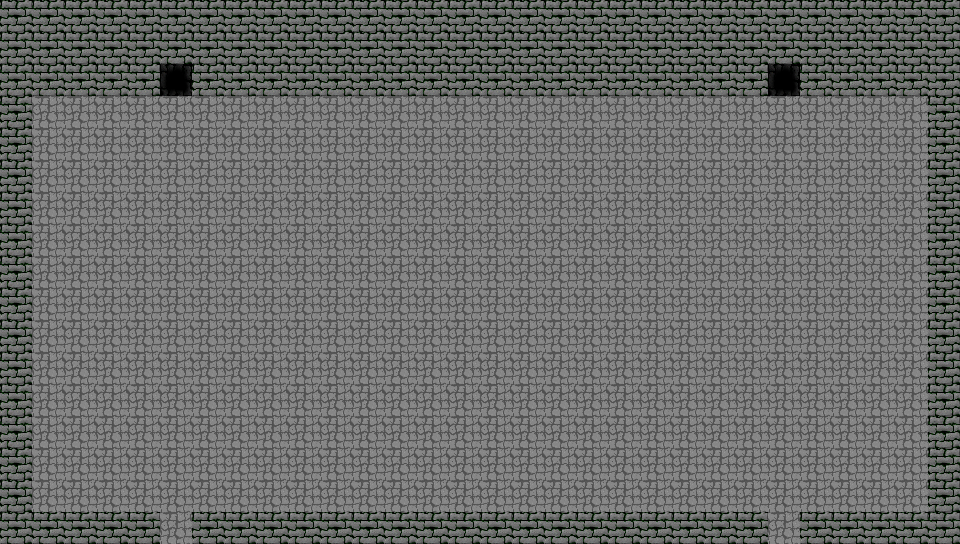

A level layout from a 2D game, rendered from its tile map. Below: a short description, then the map file with its tile-grid data intact:
An orthogonal 30x17 tile map with 32x32 px tiles, 1 tile layer (שכבת משבצות 1) and 80 objects (20x back, exit_to_compass_2, exit_to_compass_1).

<map version="1.0" tiledversion="1.0.2" orientation="orthogonal" renderorder="right-down" width="30" height="17" tilewidth="32" tileheight="32" nextobjectid="140">
 <tileset firstgid="1" name="rothens_tiles_2" tilewidth="32" tileheight="32" tilecount="28" columns="14">
  <image source="rothens_tiles_2.png" width="448" height="64" />
  <tile id="0">
   <objectgroup draworder="index">
    <object id="1" x="0" y="0" width="31.75" height="32.25" />
   </objectgroup>
  </tile>
 </tileset>
 <layer name="שכבת משבצות 1" width="30" height="17">
  <data encoding="csv">
1,1,1,1,1,1,1,1,1,1,1,1,1,1,1,1,1,1,1,1,1,1,1,1,1,1,1,1,1,1,
1,1,1,1,1,1,1,1,1,1,1,1,1,1,1,1,1,1,1,1,1,1,1,1,1,1,1,1,1,1,
1,1,1,1,1,5,1,1,1,1,1,1,1,1,1,1,1,1,1,1,1,1,1,1,5,1,1,1,1,1,
1,6,6,6,6,6,6,6,6,6,6,6,6,6,6,6,6,6,6,6,6,6,6,6,6,6,6,6,6,1,
1,6,6,6,6,6,6,6,6,6,6,6,6,6,6,6,6,6,6,6,6,6,6,6,6,6,6,6,6,1,
1,6,6,6,6,6,6,6,6,6,6,6,6,6,6,6,6,6,6,6,6,6,6,6,6,6,6,6,6,1,
1,6,6,6,6,6,6,6,6,6,6,6,6,6,6,6,6,6,6,6,6,6,6,6,6,6,6,6,6,1,
1,6,6,6,6,6,6,6,6,6,6,6,6,6,6,6,6,6,6,6,6,6,6,6,6,6,6,6,6,1,
1,6,6,6,6,6,6,6,6,6,6,6,6,6,6,6,6,6,6,6,6,6,6,6,6,6,6,6,6,1,
1,6,6,6,6,6,6,6,6,6,6,6,6,6,6,6,6,6,6,6,6,6,6,6,6,6,6,6,6,1,
1,6,6,6,6,6,6,6,6,6,6,6,6,6,6,6,6,6,6,6,6,6,6,6,6,6,6,6,6,1,
1,6,6,6,6,6,6,6,6,6,6,6,6,6,6,6,6,6,6,6,6,6,6,6,6,6,6,6,6,1,
1,6,6,6,6,6,6,6,6,6,6,6,6,6,6,6,6,6,6,6,6,6,6,6,6,6,6,6,6,1,
1,6,6,6,6,6,6,6,6,6,6,6,6,6,6,6,6,6,6,6,6,6,6,6,6,6,6,6,6,1,
1,6,6,6,6,6,6,6,6,6,6,6,6,6,6,6,6,6,6,6,6,6,6,6,6,6,6,6,6,1,
1,6,6,6,6,6,6,6,6,6,6,6,6,6,6,6,6,6,6,6,6,6,6,6,6,6,6,6,6,1,
1,1,1,1,1,6,1,1,1,1,1,1,1,1,1,1,1,1,1,1,1,1,1,1,6,1,1,1,1,1
</data>
 </layer>
 <objectgroup name="collisions">
  <object id="6" x="736" y="481.333" width="32" height="28" />
  <object id="9" x="577.333" y="416" width="316" height="33.3333" />
  <object id="10" x="513.333" y="449.333" width="29.3333" height="32" />
  <object id="11" x="512" y="384" width="29.3333" height="30.6667" />
  <object id="12" x="672" y="352" width="96" height="33.3333" />
  <object id="14" x="641.333" y="224" width="61.3333" height="32" />
  <object id="15" x="510.667" y="260.333" width="33.3333" height="26.6667" />
  <object id="17" x="509.333" y="190.667" width="32" height="33.3333" />
  <object id="18" x="544" y="128" width="34.6667" height="32" />
  <object id="19" x="417.333" y="190.667" width="32" height="30.6667" />
  <object id="20" x="416" y="258.667" width="30.6667" height="28" />
  <object id="21" x="477.333" y="158.667" width="32" height="32" />
  <object id="22" x="449.667" y="288" width="58.6667" height="32" />
  <object id="23" x="64" y="128" width="188" height="23" />
  <object id="24" x="672" y="97.3333" width="32" height="51.3333" />
  <object id="25" x="417.333" y="384" width="32" height="32" />
  <object id="26" x="416" y="449.333" width="32" height="32" />
  <object id="27" x="193.333" y="351.667" width="93.3333" height="33.3333" />
  <object id="28" x="258.667" y="223.333" width="60" height="32" />
  <object id="30" x="381.333" y="126.667" width="32" height="32" />
  <object id="31" x="706" y="126.667" width="188" height="21" />
  <object id="32" x="252.667" y="97" width="32" height="52.3333" />
  <object id="34" x="545.333" y="320" width="32" height="29.3333" />
  <object id="37" x="450.667" y="350.667" width="60" height="32" />
  <object id="38" x="576" y="224" width="32" height="29.3333" />
  <object id="39" x="350.667" y="225.333" width="32" height="29.3333" />
  <object id="40" x="449.333" y="97.3333" width="32" height="29.3333" />
  <object id="43" x="64" y="195.333" width="32" height="89.3334" />
  <object id="44" x="130.667" y="195.333" width="29.3333" height="58.6667" />
  <object id="46" x="195" y="194.333" width="29.3333" height="60" />
  <object id="47" x="320" y="191.667" width="29.3333" height="30.6667" />
  <object id="51" x="226.667" y="257.333" width="29.3333" height="61.3333" />
  <object id="54" x="37.3333" y="288" width="186.667" height="30.6667" />
  <object id="55" x="97.3333" y="256" width="32" height="29.3333" />
  <object id="56" x="64" y="416.667" width="320" height="30.6666" />
  <object id="57" x="864" y="197.333" width="32" height="90.6667" />
  <object id="58" x="318.667" y="386.667" width="64" height="28" />
  <object id="60" x="63.3333" y="354" width="30.6667" height="28" />
  <object id="62" x="322.667" y="289.333" width="28" height="60" />
  <object id="63" x="352" y="288" width="64" height="29.3333" />
  <object id="64" x="382.667" y="320" width="32" height="30.6667" />
  <object id="66" x="544" y="292" width="64" height="29.3333" />
  <object id="67" x="610" y="291.333" width="28" height="60" />
  <object id="68" x="770.667" y="322" width="32" height="94.6667" />
  <object id="69" x="580.667" y="387.333" width="56" height="33.3333" />
  <object id="70" x="863.333" y="354.667" width="30.6667" height="28" />
  <object id="71" x="735.333" y="286.667" width="186.667" height="30.6667" />
  <object id="72" x="705.333" y="257.333" width="29.3333" height="61.3333" />
  <object id="74" x="609.667" y="195" width="32" height="29.3333" />
  <object id="76" x="736" y="195.333" width="29.3333" height="60" />
  <object id="77" x="164" y="324" width="29.3333" height="93.3334" />
  <object id="78" x="829.667" y="257.333" width="32" height="29.3333" />
  <object id="79" x="800" y="194" width="29.3333" height="60" />
  <object id="80" x="802" y="355.333" width="30.6667" height="28" />
  <object id="81" x="130" y="355.333" width="30.6667" height="28" />
  <object id="82" x="450" y="480" width="61" height="31" />
  <object id="128" x="192" y="480.667" width="32" height="28" />
 </objectgroup>
 <objectgroup name="events">
  <object id="104" name="exit_to_compass_2" x="768" y="535" width="34" height="9" />
  <object id="105" name="exit_to_compass_1" x="158" y="536" width="38" height="7" />
  <object id="117" name="back" x="712.834" y="101.667" width="18" height="18">
   <ellipse />
  </object>
  <object id="118" name="back" x="264.834" y="264.334" width="18" height="18">
   <ellipse />
  </object>
  <object id="119" name="back" x="424.167" y="164.667" width="18" height="18">
   <ellipse />
  </object>
  <object id="120" name="back" x="745.167" y="390.666" width="18" height="18">
   <ellipse />
  </object>
  <object id="121" name="back" x="203.5" y="391" width="18" height="18">
   <ellipse />
  </object>
  <object id="122" name="back" x="234.167" y="103" width="18" height="18">
   <ellipse />
  </object>
  <object id="123" name="back" x="204.834" y="327" width="18" height="18">
   <ellipse />
  </object>
  <object id="124" name="back" x="872.167" y="388.666" width="18" height="18">
   <ellipse />
  </object>
  <object id="125" name="back" x="747.167" y="325.666" width="18" height="18">
   <ellipse />
  </object>
  <object id="126" name="back" x="75.8331" y="392.334" width="18" height="18">
   <ellipse />
  </object>
  <object id="127" name="back" x="683.167" y="262.666" width="18" height="18">
   <ellipse />
  </object>
  <object id="129" name="back" x="37" y="486" width="18" height="18">
   <ellipse />
  </object>
  <object id="130" name="back" x="423" y="294" width="18" height="18">
   <ellipse />
  </object>
  <object id="131" name="back" x="517" y="297" width="18" height="18">
   <ellipse />
  </object>
  <object id="132" name="back" x="391" y="485" width="18" height="18">
   <ellipse />
  </object>
  <object id="134" name="back" x="549" y="494" width="18" height="18">
   <ellipse />
  </object>
  <object id="135" name="back" x="902" y="485" width="18" height="18">
   <ellipse />
  </object>
  <object id="136" name="back" x="809" y="327" width="18" height="18">
   <ellipse />
  </object>
  <object id="138" name="back" x="137" y="329" width="18" height="18">
   <ellipse />
  </object>
  <object id="139" name="back" x="520" y="134" width="18" height="18">
   <ellipse />
  </object>
 </objectgroup>
 <objectgroup name="characters" />
</map>
